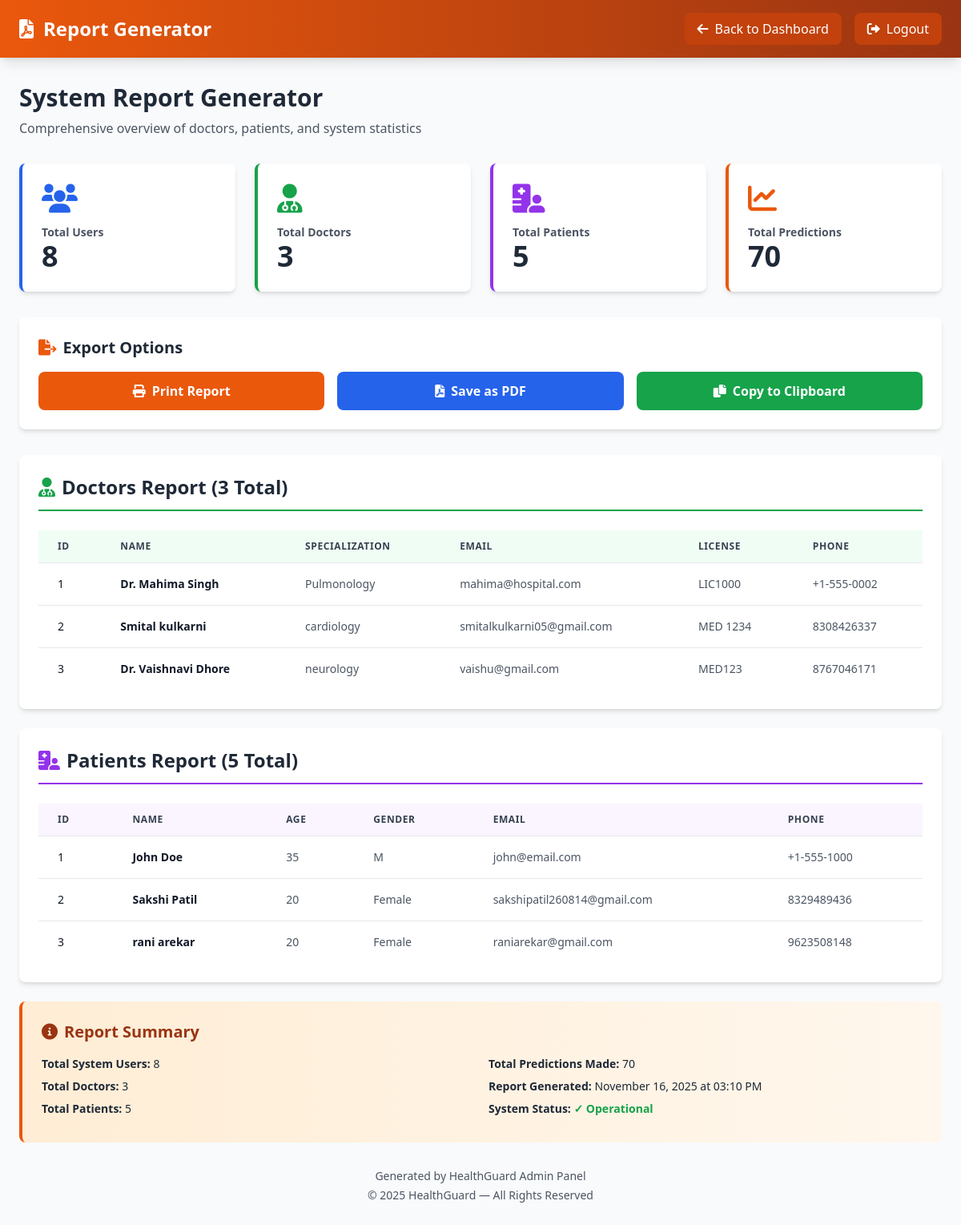
The app's page /dashboard/admin/report-generator (signed in), older data.
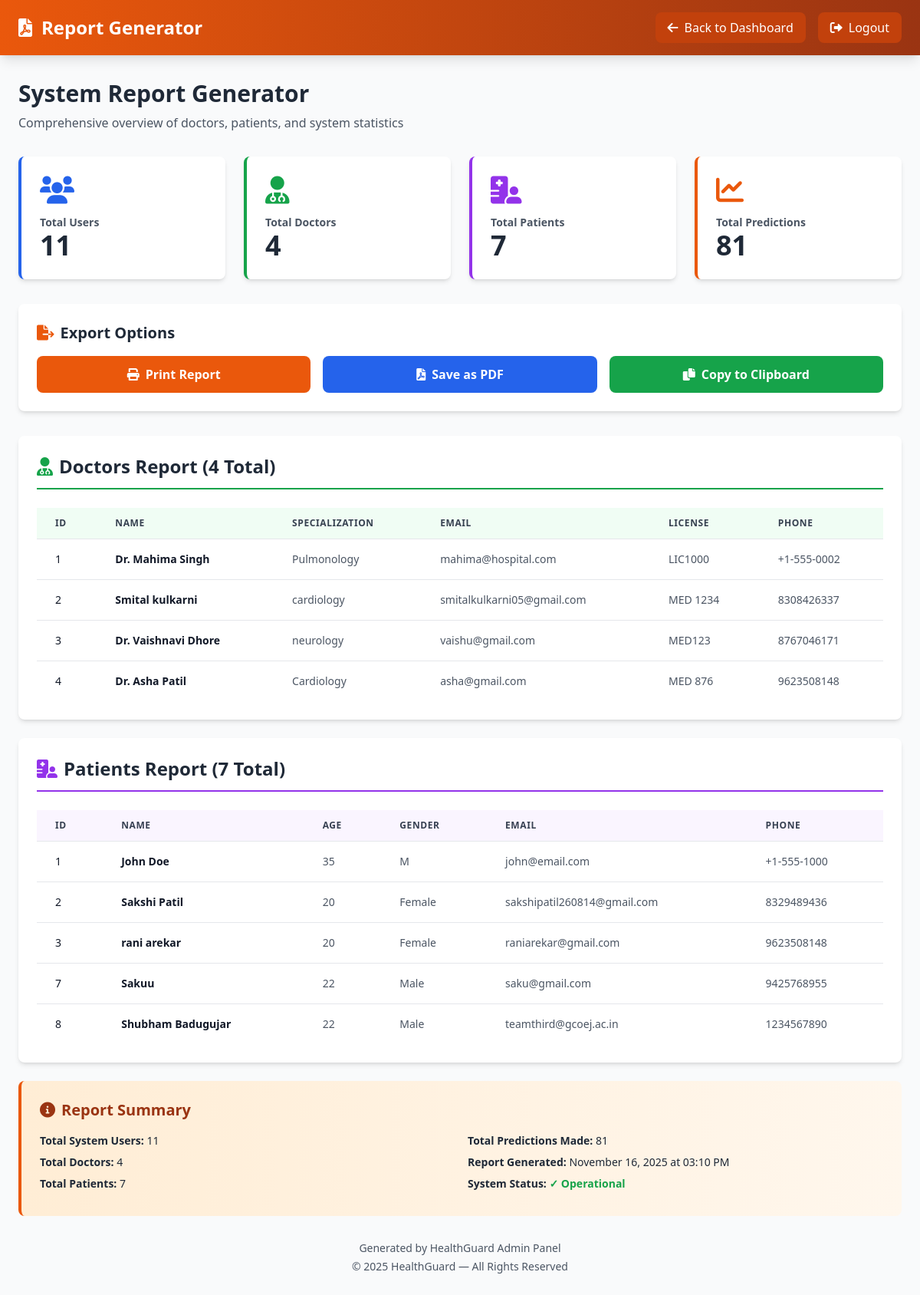
The same page, newer data.
### app/models.py (models this page shows, shortened)
class Doctor(db.Model):
    __tablename__ = 'doctors'
    id = db.Column(db.Integer, primary_key=True)
    user_id = db.Column(db.Integer, db.ForeignKey('users.id'), nullable=False, unique=True)
    full_name = db.Column(db.String(120), nullable=False)
    specialization = db.Column(db.String(100), nullable=False)
    phone = db.Column(db.String(20))
    license_number = db.Column(db.String(50), unique=True)
    created_at = db.Column(db.DateTime, nullable=False, default=datetime.utcnow)
    patients = db.relationship('DoctorPatient', backref='doctor', cascade='all, delete-orphan')
    predictions = db.relationship('Prediction', backref='doctor', lazy=True)

class User(db.Model):
    __tablename__ = 'users'
    id = db.Column(db.Integer, primary_key=True)
    username = db.Column(db.String(80), unique=True, nullable=False)
    email = db.Column(db.String(120), unique=True, nullable=False)
    password_hash = db.Column(db.String(255), nullable=False)
    role = db.Column(db.String(20), nullable=False, default='patient')
    created_at = db.Column(db.DateTime, nullable=False, default=datetime.utcnow)
    updated_at = db.Column(db.DateTime, nullable=False, default=datetime.utcnow, onupdate=datetime.utcnow)
    admin = db.relationship('Admin', uselist=False, backref='user', cascade='all, delete-orphan')
    doctor = db.relationship('Doctor', uselist=False, backref='user', cascade='all, delete-orphan')
    patient = db.relationship('Patient', uselist=False, backref='user', cascade='all, delete-orphan')
    asha_worker = db.relationship('AshaWorker', uselist=False, backref='user', cascade='all, delete-orphan')

class Patient(db.Model):
    __tablename__ = 'patients'
    id = db.Column(db.Integer, primary_key=True)
    user_id = db.Column(db.Integer, db.ForeignKey('users.id'), nullable=True, unique=True)  # Made nullable for Asha-managed patients
    full_name = db.Column(db.String(120), nullable=False)
    age = db.Column(db.Integer)
    gender = db.Column(db.String(10))
    phone = db.Column(db.String(20))
    address = db.Column(db.String(255))
    region = db.Column(db.String(100))  # Region for Asha Worker filtering
    medical_history = db.Column(db.Text)
    diagnosed_disease = db.Column(db.String(255))  # For Asha-managed patients
    asha_worker_id = db.Column(db.Integer, db.ForeignKey('asha_workers.id'), nullable=True)  # Link to Asha Worker
    created_at = db.Column(db.DateTime, nullable=False, default=datetime.utcnow)
    doctors = db.relationship('DoctorPatient', backref='patient', cascade='all, delete-orphan')
    predictions = db.relationship('Prediction', backref='patient', lazy=True)

### app/dashboard_routes.py (the view)
@dashboards.route('/admin/report-generator', methods=['GET'])
@login_required
@role_required('admin')
def admin_report_generator():
    admin = get_current_admin()
    total_doctors = Doctor.query.count()
    total_patients = Patient.query.count()
    total_users = User.query.count()
    total_predictions = Prediction.query.count()
    doctors = Doctor.query.join(User).all()
    patients = Patient.query.join(User).all()
    recent_predictions = Prediction.query.order_by(
        Prediction.created_at.desc()
    ).limit(10).all()
    return render_template('dashboards/admin_report_generator.html',
                         admin=admin,
                         total_doctors=total_doctors,
                         total_patients=total_patients,
                         total_users=total_users,
                         total_predictions=total_predictions,
                         doctors=doctors,
                         patients=patients,
                         recent_predictions=recent_predictions,
                         now=datetime.now())

### app/auth.py (called while the page is built)
def login_required(f):
    @wraps(f)
    def decorated_function(*args, **kwargs):
        if 'user_id' not in session:
            flash('Please log in first', 'warning')
            return redirect(url_for('routes.index'))
        return f(*args, **kwargs)
    return decorated_function

def role_required(*allowed_roles):
    def decorator(f):
        @wraps(f)
        def decorated_function(*args, **kwargs):
            if 'user_id' not in session:
                flash('Please log in first', 'warning')
                return redirect(url_for('login'))
            if session.get('user_role') not in allowed_roles:
                flash('You do not have permission to access this page', 'danger')
                return redirect(url_for('index'))
            return f(*args, **kwargs)
        return decorated_function
    return decorator

def get_current_user():
    user_id = session.get('user_id')
    if user_id:
        return User.query.get(user_id)
    return None

def get_current_admin():
    from app.models import Admin
    user = get_current_user()
    if user and user.admin:
        return user.admin
    return None

### app/templates/dashboards/admin_report_generator.html (shortened to what this page needs)
<!DOCTYPE html>
<html lang="en">
<head>
    <script src="https://cdn.tailwindcss.com"></script>
    <link rel="stylesheet" href="https://cdnjs.cloudflare.com/ajax/libs/font-awesome/6.0.0/css/all.min.css">
</head>
<body class="bg-gray-50">
    <nav class="bg-gradient-to-r from-orange-600 to-orange-800 text-white shadow-lg">
        <div class="max-w-7xl mx-auto px-6 py-4">
            <div class="flex justify-between items-center">
                <div class="flex items-center space-x-3">
                    <i class="fas fa-file-pdf text-2xl"></i>
                    <h1 class="text-2xl font-bold">Report Generator</h1>
                </div>
                <div class="flex items-center space-x-4">
                    <a href="{{ url_for('dashboards.admin_dashboard') }}" class="bg-orange-700 hover:bg-orange-900 px-4 py-2 rounded-lg transition">
                        <i class="fas fa-arrow-left mr-2"></i>Back to Dashboard
                    </a>
                    <form method="POST" action="{{ url_for('auth.logout') }}" style="display: inline;">
                        <button type="submit" class="bg-orange-700 hover:bg-orange-900 px-4 py-2 rounded-lg transition">
                            <i class="fas fa-sign-out-alt mr-2"></i>Logout
                        </button>
                    </form>
                </div>
            </div>
        </div>
    </nav>
    <div class="max-w-7xl mx-auto px-6 py-8">
        <div class="mb-8">
            <h2 class="text-3xl font-bold text-gray-800 mb-2">System Report Generator</h2>
            <p class="text-gray-600">Comprehensive overview of doctors, patients, and system statistics</p>
        </div>
        <div class="grid grid-cols-1 md:grid-cols-4 gap-6 mb-8">
            <div class="bg-white rounded-lg shadow-md p-6 border-l-4 border-blue-600">
                <i class="fas fa-users text-4xl text-blue-600 mb-3"></i>
                <h3 class="text-gray-600 text-sm font-semibold">Total Users</h3>
                <p class="text-4xl font-bold text-gray-800">{{ total_users }}</p>
            </div>
            <div class="bg-white rounded-lg shadow-md p-6 border-l-4 border-green-600">
                <i class="fas fa-user-md text-4xl text-green-600 mb-3"></i>
                <h3 class="text-gray-600 text-sm font-semibold">Total Doctors</h3>
                <p class="text-4xl font-bold text-gray-800">{{ total_doctors }}</p>
            </div>
            <div class="bg-white rounded-lg shadow-md p-6 border-l-4 border-purple-600">
                <i class="fas fa-hospital-user text-4xl text-purple-600 mb-3"></i>
                <h3 class="text-gray-600 text-sm font-semibold">Total Patients</h3>
                <p class="text-4xl font-bold text-gray-800">{{ total_patients }}</p>
            </div>
            <div class="bg-white rounded-lg shadow-md p-6 border-l-4 border-orange-600">
                <i class="fas fa-chart-line text-4xl text-orange-600 mb-3"></i>
                <h3 class="text-gray-600 text-sm font-semibold">Total Predictions</h3>
                <p class="text-4xl font-bold text-gray-800">{{ total_predictions }}</p>
            </div>
        </div>
        <div class="bg-white rounded-lg shadow-md p-6 mb-8">
            <h3 class="text-xl font-bold text-gray-800 mb-4">
                <i class="fas fa-file-export mr-2 text-orange-600"></i>Export Options
            </h3>
            <div class="grid grid-cols-1 md:grid-cols-3 gap-4">
                <button onclick="printReport()" class="bg-orange-600 hover:bg-orange-700 text-white font-semibold py-3 px-6 rounded-lg transition">
                    <i class="fas fa-print mr-2"></i>Print Report
                </button>
                <button onclick="window.print()" class="bg-blue-600 hover:bg-blue-700 text-white font-semibold py-3 px-6 rounded-lg transition">
                    <i class="fas fa-file-pdf mr-2"></i>Save as PDF
                </button>
                <button onclick="copyReport()" class="bg-green-600 hover:bg-green-700 text-white font-semibold py-3 px-6 rounded-lg transition">
                    <i class="fas fa-copy mr-2"></i>Copy to Clipboard
                </button>
            </div>
        </div>
        <div id="reportContent">
            <div class="bg-white rounded-lg shadow-md p-6 mb-6">
                <h3 class="text-2xl font-bold text-gray-800 mb-6 border-b-2 border-green-600 pb-3">
                    <i class="fas fa-user-md mr-2 text-green-600"></i>Doctors Report ({{ total_doctors }} Total)
                </h3>
                {% if doctors %}
                    <div class="overflow-x-auto">
                        <table class="min-w-full divide-y divide-gray-200">
                            <thead class="bg-green-50">
                                <tr>
                                    <th class="px-6 py-3 text-left text-xs font-bold text-gray-700 uppercase tracking-wider">ID</th>
                                    <th class="px-6 py-3 text-left text-xs font-bold text-gray-700 uppercase tracking-wider">Name</th>
                                    <th class="px-6 py-3 text-left text-xs font-bold text-gray-700 uppercase tracking-wider">Specialization</th>
                                    <th class="px-6 py-3 text-left text-xs font-bold text-gray-700 uppercase tracking-wider">Email</th>
                                    <th class="px-6 py-3 text-left text-xs font-bold text-gray-700 uppercase tracking-wider">License</th>
                                    <th class="px-6 py-3 text-left text-xs font-bold text-gray-700 uppercase tracking-wider">Phone</th>
                                </tr>
                            </thead>
                            <tbody class="bg-white divide-y divide-gray-200">
                                {% for doctor in doctors %}
                                    <tr class="hover:bg-gray-50">
                                        <td class="px-6 py-4 whitespace-nowrap text-sm text-gray-900">{{ doctor.id }}</td>
                                        <td class="px-6 py-4 whitespace-nowrap text-sm font-semibold text-gray-900">{{ doctor.full_name }}</td>
                                        <td class="px-6 py-4 whitespace-nowrap text-sm text-gray-600">{{ doctor.specialization }}</td>
                                        <td class="px-6 py-4 whitespace-nowrap text-sm text-gray-600">{{ doctor.user.email }}</td>
                                        <td class="px-6 py-4 whitespace-nowrap text-sm text-gray-600">{{ doctor.license_number or 'N/A' }}</td>
                                        <td class="px-6 py-4 whitespace-nowrap text-sm text-gray-600">{{ doctor.phone or 'N/A' }}</td>
                                    </tr>
                                {% endfor %}
                            </tbody>
                        </table>
                    </div>
                {% else %}
                    <div class="text-center py-12 text-gray-500">
                        <i class="fas fa-user-md text-6xl mb-4 opacity-30"></i>
                        <p>No doctors registered in the system</p>
                    </div>
                {% endif %}
            </div>
            <div class="bg-white rounded-lg shadow-md p-6 mb-6">
                <h3 class="text-2xl font-bold text-gray-800 mb-6 border-b-2 border-purple-600 pb-3">
                    <i class="fas fa-hospital-user mr-2 text-purple-600"></i>Patients Report ({{ total_patients }} Total)
                </h3>
                {% if patients %}
                    <div class="overflow-x-auto">
                        <table class="min-w-full divide-y divide-gray-200">
                            <thead class="bg-purple-50">
                                <tr>
                                    <th class="px-6 py-3 text-left text-xs font-bold text-gray-700 uppercase tracking-wider">ID</th>
                                    <th class="px-6 py-3 text-left text-xs font-bold text-gray-700 uppercase tracking-wider">Name</th>
                                    <th class="px-6 py-3 text-left text-xs font-bold text-gray-700 uppercase tracking-wider">Age</th>
                                    <th class="px-6 py-3 text-left text-xs font-bold text-gray-700 uppercase tracking-wider">Gender</th>
                                    <th class="px-6 py-3 text-left text-xs font-bold text-gray-700 uppercase tracking-wider">Email</th>
                                    <th class="px-6 py-3 text-left text-xs font-bold text-gray-700 uppercase tracking-wider">Phone</th>
                                </tr>
                            </thead>
                            <tbody class="bg-white divide-y divide-gray-200">
                                {% for patient in patients %}
                                    <tr class="hover:bg-gray-50">
                                        <td class="px-6 py-4 whitespace-nowrap text-sm text-gray-900">{{ patient.id }}</td>
                                        <td class="px-6 py-4 whitespace-nowrap text-sm font-semibold text-gray-900">{{ patient.full_name }}</td>
                                        <td class="px-6 py-4 whitespace-nowrap text-sm text-gray-600">{{ patient.age or 'N/A' }}</td>
                                        <td class="px-6 py-4 whitespace-nowrap text-sm text-gray-600">{{ patient.gender or 'N/A' }}</td>
                                        <td class="px-6 py-4 whitespace-nowrap text-sm text-gray-600">{{ patient.user.email }}</td>
                                        <td class="px-6 py-4 whitespace-nowrap text-sm text-gray-600">{{ patient.phone or 'N/A' }}</td>
                                    </tr>
                                {% endfor %}
                            </tbody>
                        </table>
                    </div>
                {% else %}
                    <div class="text-center py-12 text-gray-500">
                        <i class="fas fa-hospital-user text-6xl mb-4 opacity-30"></i>
                        <p>No patients registered in the system</p>
                    </div>
                {% endif %}
            </div>
            <div class="bg-gradient-to-r from-orange-100 to-orange-50 border-l-4 border-orange-600 rounded-lg p-6">
                <h4 class="text-xl font-bold text-orange-800 mb-4">
                    <i class="fas fa-info-circle mr-2"></i>Report Summary
                </h4>
                <div class="grid grid-cols-1 md:grid-cols-2 gap-4 text-sm text-gray-800">
                    <div>
                        <p class="mb-2"><strong>Total System Users:</strong> {{ total_users }}</p>
                        <p class="mb-2"><strong>Total Doctors:</strong> {{ total_doctors }}</p>
                        <p class="mb-2"><strong>Total Patients:</strong> {{ total_patients }}</p>
                    </div>
                    <div>
                        <p class="mb-2"><strong>Total Predictions Made:</strong> {{ total_predictions }}</p>
                        <p class="mb-2"><strong>Report Generated:</strong> {{ now.strftime('%B %d, %Y at %I:%M %p') }}</p>
                        <p class="mb-2"><strong>System Status:</strong> <span class="text-green-600 font-semibold">✓ Operational</span></p>
                    </div>
                </div>
            </div>
        </div>
        <div class="mt-8 text-center text-gray-600 text-sm">
            <p>Generated by HealthGuard Admin Panel</p>
            <p class="mt-1">© 2025 HealthGuard — All Rights Reserved</p>
        </div>
    </div>
</body>
</html>

Row changes from the older to the newer data that the page shows:
added Doctor: id "4", full_name "Dr. Asha Patil", specialization "Cardiology", user.email "asha@gmail.com", license_number "MED 876", phone "9623508148"
added Patient: id "7", full_name "Sakuu", age "22", gender "Male", user.email "saku@gmail.com", phone "9425768955"
added Patient: id "8", full_name "Shubham Badugujar", age "22", gender "Male", user.email "teamthird@gcoej.ac.in", phone "1234567890"
Text that changed along with them:
{{ total_users }}: "8" → "11"
{{ total_doctors }}: "3" → "4"
{{ total_patients }}: "5" → "7"
{{ total_predictions }}: "70" → "81"
